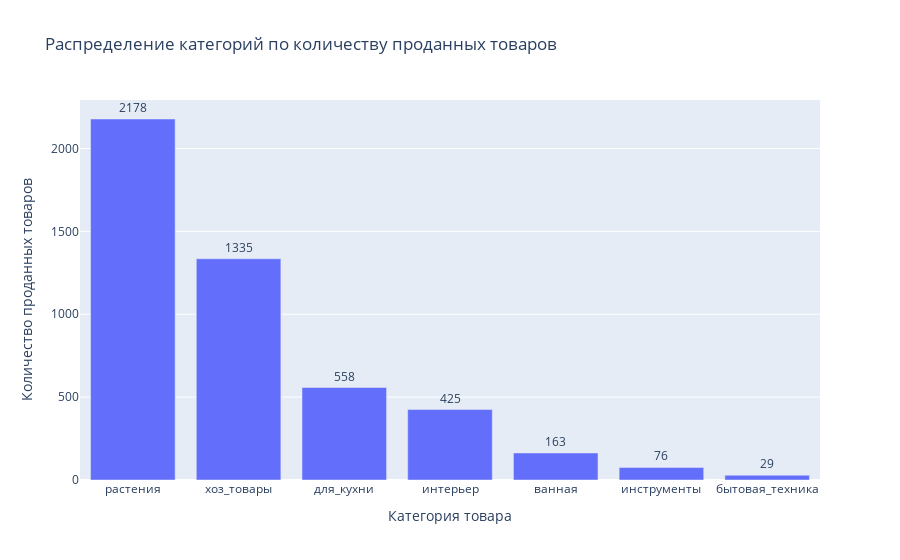

Source (notebook cell):
### Markdown cell above
## Проанализируем распределение категорий товаров

### Code cell
fig = px.bar(categoryzer_df, x='category', y='rows',
             labels={'category': 'Категория товара', 'rows': 'Количество проданных товаров'},
             title='Распределение категорий по количеству проданных товаров')
fig.update_traces(texttemplate='%{y}', textposition='outside')
fig.show()

### Figure 1 — Plotly figure (JSON) as saved in the notebook; plotly's stock layout.template omitted (floating-point values rounded to 4 significant figures)
{"data": [{"alignmentgroup": "True", "hovertemplate": "Категория товара=%{x}<br>Количество проданных товаров=%{y}<extra></extra>", "legendgroup": "", "marker": {"color": "#636efa", "pattern": {"shape": ""}}, "name": "", "offsetgroup": "", "orientation": "v", "showlegend": false, "textposition": "outside", "texttemplate": "%{y}", "type": "bar", "x": ["растения", "хоз_товары", "для_кухни", "интерьер", "ванная", "инструменты", "бытовая_техника"], "xaxis": "x", "y": [2178, 1335, 558, 425, 163, 76, 29], "yaxis": "y"}], "layout": {"autosize": true, "barmode": "relative", "legend": {"tracegroupgap": 0}, "title": {"text": "Распределение категорий по количеству проданных товаров"}, "xaxis": {"anchor": "y", "autorange": true, "domain": [0, 1], "range": [-0.5, 6.5], "title": {"text": "Категория товара"}, "type": "category"}, "yaxis": {"anchor": "x", "autorange": true, "domain": [0, 1], "range": [0, 2293.0], "title": {"text": "Количество проданных товаров"}, "type": "linear"}}}
